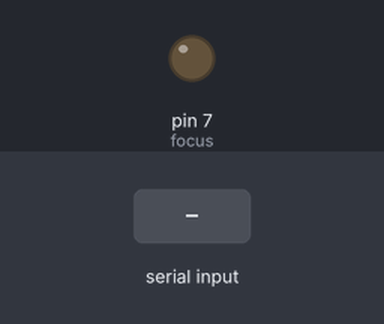
The sketch below on a simulated Arduino Mega 2560, built with avr-gcc and run on an emulated ATmega2560. Parts: output pins drawn as LEDs (lit = HIGH). Inputs (shaded band) come from the test bench.

Above: at 2.2 s.
2.3 s: "1" received over the second serial link
At 3.5 s:
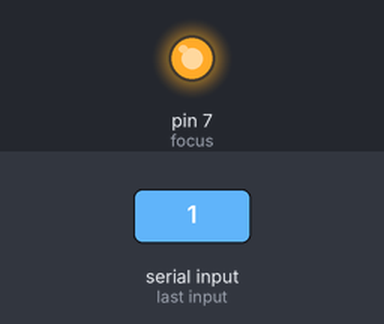
3.8 s: "0" received over the second serial link
At 4.6 s:
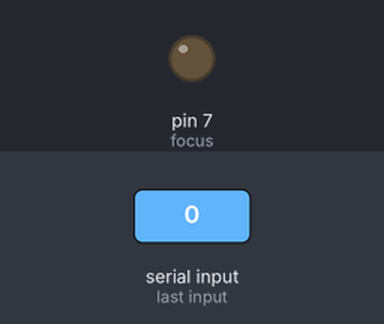
Timing chart, 0 to 6.8 s (numbered marks = the images above; inputs shaded):
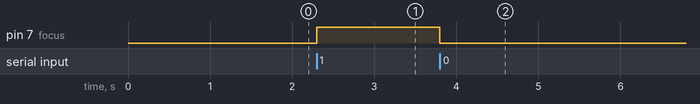

Measured:
- after the input at 2.3 s, pin 7 (focus): LOW → HIGH at once
- after the input at 3.8 s, pin 7 (focus): HIGH → LOW at once

The sketch:

CanonBT.ino
```cpp
#define focus 7
#define trigger 6

int state = 0;

void setup() {
  pinMode(trigger, OUTPUT);
  digitalWrite(trigger, LOW);

  pinMode(focus, OUTPUT);
  digitalWrite(focus, LOW);

  Serial1.begin(9600);
  Serial.begin(9600);
  delay(1000);

}

void loop() {
  if(Serial1.available() > 0) {
    state = Serial1.read();
    }

   if(state == '0') { // focus and trigger off
      digitalWrite(trigger, LOW);
      digitalWrite(focus, LOW);

      state = 0;
    } else if (state =='1') { // Focus on
      digitalWrite(focus, HIGH);
      digitalWrite(trigger, LOW);

      state = 0;
    } else if (state =='2') { // Trigger on
      digitalWrite(trigger, HIGH);
      digitalWrite(focus, LOW);

      state = 0;
    }
}
```
